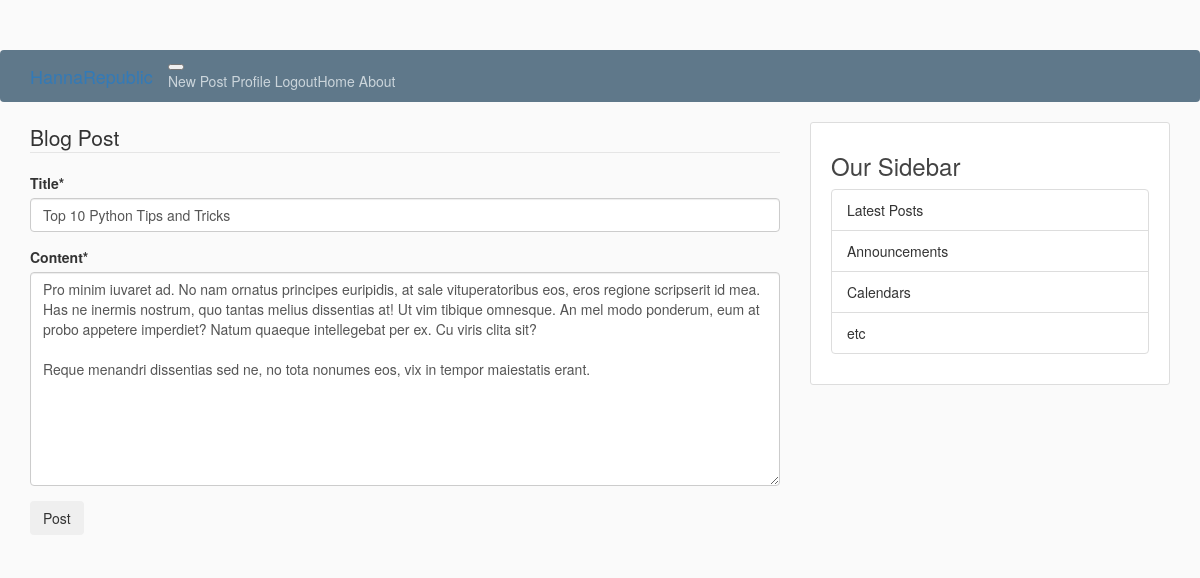
Screenshot of /post/27/update/ (signed in) with the database file from the repository.
### blog/models.py (models this page shows, shortened)
class Post(models.Model):
    title = models.CharField(max_length=100)
    content = models.TextField()
    date_posted = models.DateTimeField(default=timezone.now)
    author = models.ForeignKey(User, on_delete=models.CASCADE)

### blog/views.py (the view, shortened to what this page needs)
class PostUpdateView(LoginRequiredMixin, UserPassesTestMixin, UpdateView):
    model = Post
    fields = ['title', 'content']
    def test_func(self):
        post = self.get_object()
        if self.request.user == post.author:
            return True
        return False

### blog/templates/blog/post_form.html (shortened to what this page needs)
{% extends "blog/base.html" %}
{% load crispy_forms_tags %}
{% block content %}
    <div class = "content_section">
      <form method="POST">
        <fieldset class="form_group">
          <legend class="border_bottom mb-4">Blog Post</legend>
          {{ form|crispy }}
        </fieldset>
        <div class="form-group">
          <button class="btn btn-outline-info" type = "submit">Post</button>
        </div>
      </form>
        </div>
{% endblock content %}

### blog/templates/blog/static/blog/main.css (style rules this page uses)
body { background: #fafafa; color: #333333; margin-top: 5rem; }

### rows the page displays
Post: title "Top 10 Python Tips and Tricks", content "Pro minim iuvaret ad. No nam ornatus principes euripidis, at sale vituperatoribus eos, eros regione scripserit id mea. Has ne inermis nostrum, quo tantas melius dissentias at! Ut vim tibique omnesque. An mel modo ponderum, eum at probo appetere imperdiet? Natum quaeque intellegebat per ex. Cu viris clita sit? Reque menandri dissentias sed ne, no tota nonumes eos, vix in tempor maiestatis erant."
